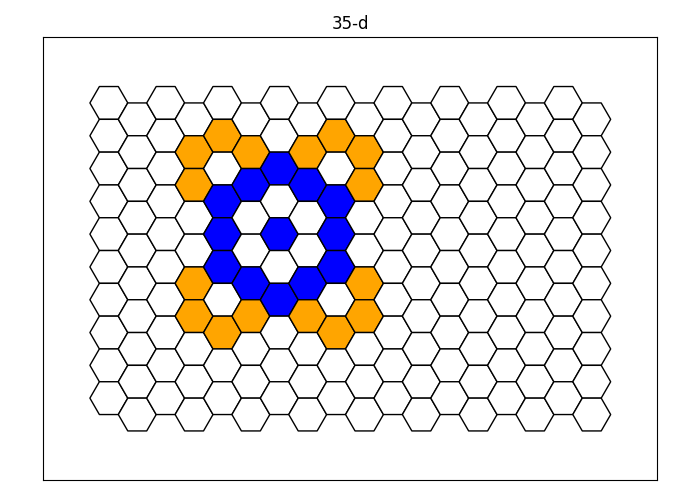

This chart was generated by the following Python code:
# Created by chat gpt

from utils.reading_tasks import read_task
from src.hexagen import HexagonsGame, Tile, Shape, Line, Circle, Triangle
from constants.constants import *

task_index = 35
gold_boards = list(read_task(task_index)['gold_boards'])

HexagonsGame.start()


# color all tiles orange around eighth vertical row from left, third tile from the top of that row
tile = Tile(5, 3)
shape = tile.neighbors()
shape.draw('orange')

# on 12th vertical row from left, 3rd tile down, color all tiles touching that tile, orange
tile = Tile(9, 3)
shape = tile.neighbors()
shape.draw('orange')

# on 8th vertical row 7th tile down, color all tiles touching that one orange, leaving it blank
tile = Tile(5, 7)
shape = tile.neighbors()
shape.draw('orange')
tile.draw('white')

# on 12th row, vertically from left, 7th tile down, color all tiles touching it orange, leaving it blank
tile = Tile(9, 7)
shape = tile.neighbors()
shape.draw('orange')
tile.draw('white')

# form a blue circle to fit in between the 4 orange circles drawn, of the same number of tiles, same size (six tiles, as in others)
tile = Tile(7, 5)
shape = tile.neighbors()
shape = shape.neighbors()
shape.draw('blue')

import os
HexagonsGame.plot(gold_boards=None, multiple=0,file_name=os.path.basename(__file__).split('.')[0])
